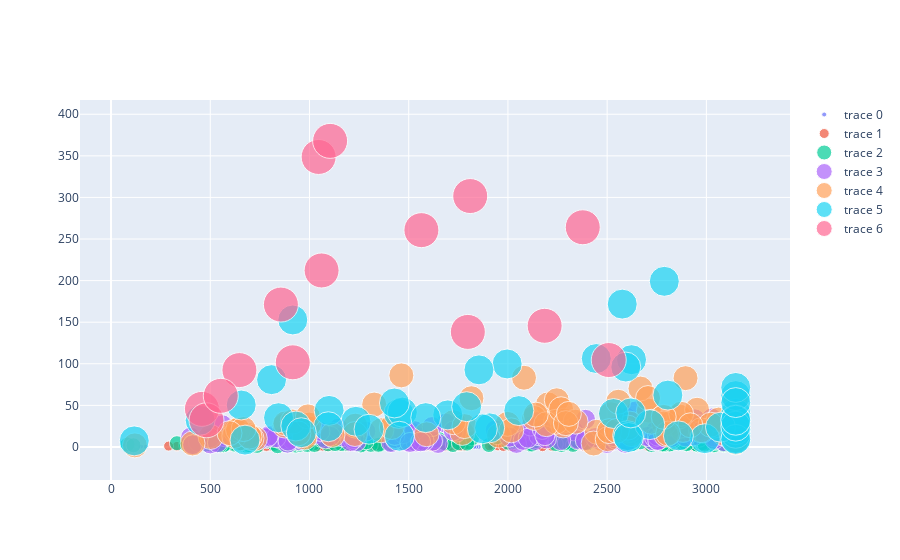

The code cell stored with this chart in its notebook:
### Code cell
fig = go.Figure(
    data=[create_age_scatter(map_json, tier) for tier in range(1,8)],
    layout={
        'height': 1000,
    }
)

fig.show()
